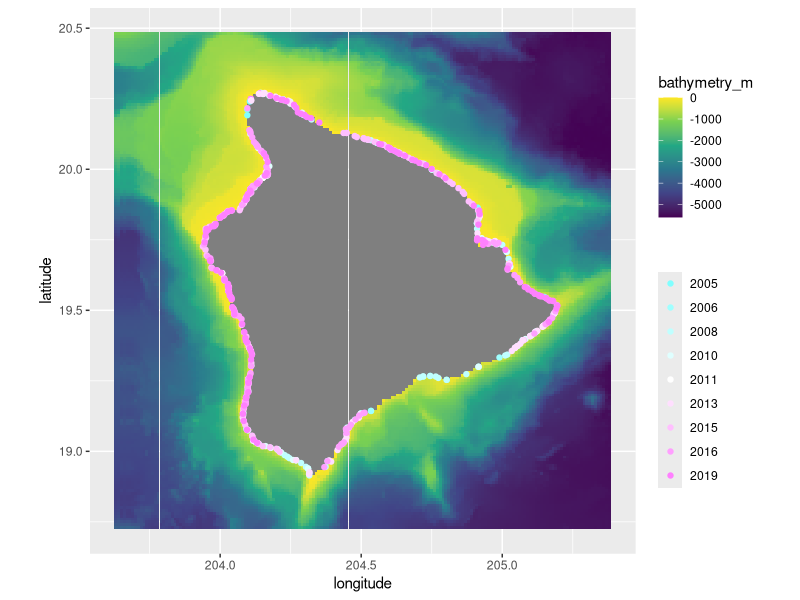

This figure's R source:
library(readr)
library(dplyr)
library(ggplot2)

df <- read_csv("data/jplmursst_strm15.csv")
# df$bathymetry_m = ifelse(df$bathymetry_m %in% c(-30:0), df$bathymetry_m, NA)
df$bathymetry_m = ifelse(df$bathymetry_m > 0, NA, df$bathymetry_m)

survey = read_csv("data/SURVEY MASTER.csv")
survey$longitude = survey$LONGITUDE_LOV
survey$latitude = survey$LATITUDE_LOV
survey$longitude = ifelse(survey$longitude < 0, survey$longitude + 360, survey$longitude)
survey = subset(survey, ISLAND == "Hawaii")

ggplot() + 
  geom_tile(data = df, aes(longitude, latitude, fill = bathymetry_m)) +
  geom_point(data = survey, aes(longitude, latitude, color = as.factor(OBS_YEAR))) +
  scale_fill_viridis_c() + 
  scale_color_manual(values = cm.colors(9),"") +
  coord_fixed()

